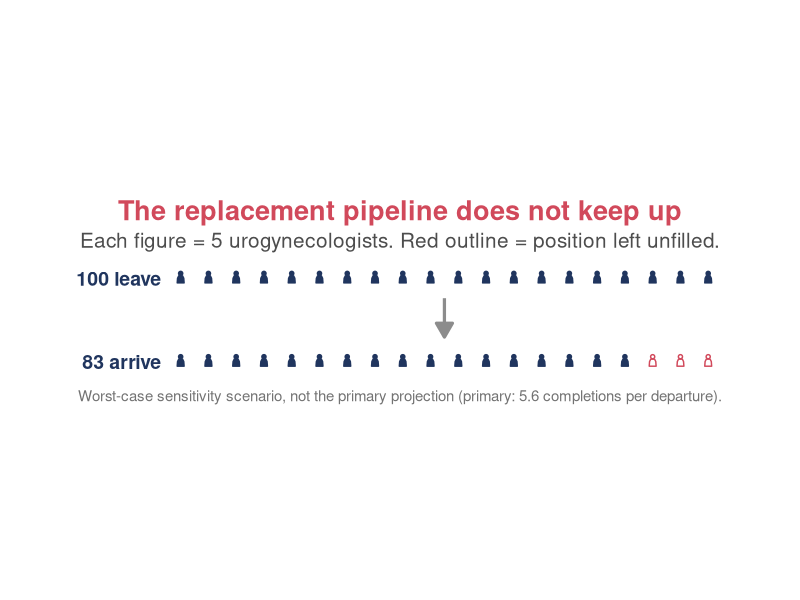
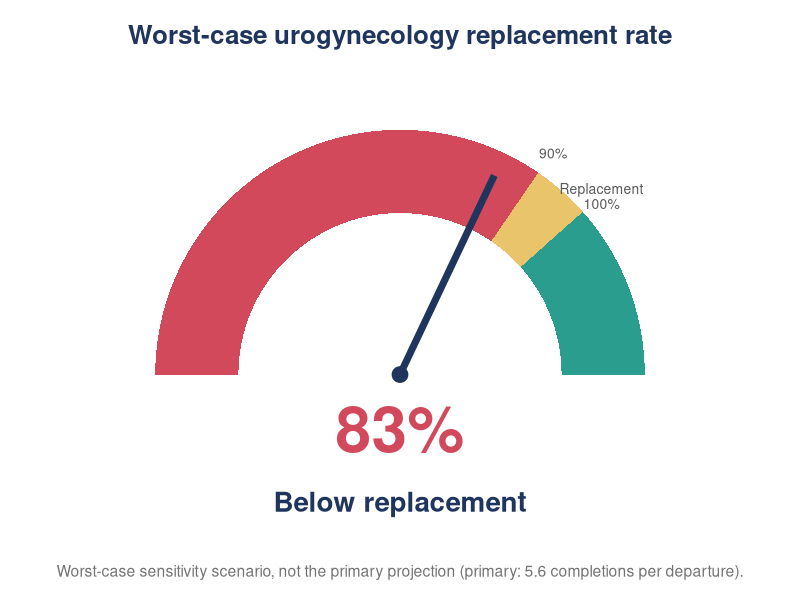
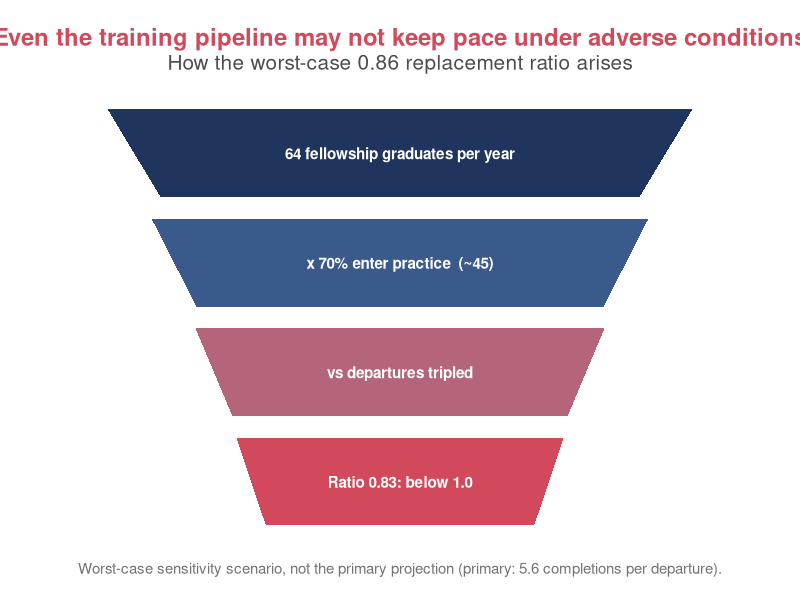
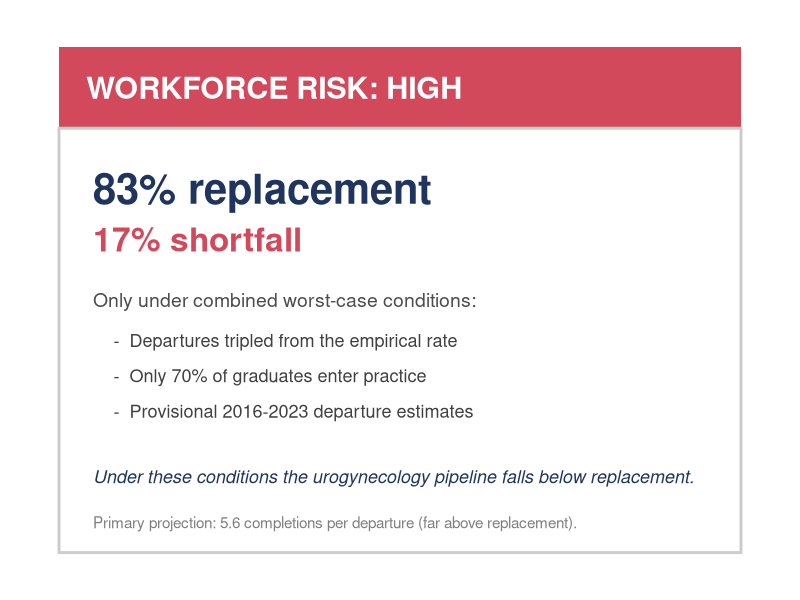

Write the R code that produced these figures, in order.
#!/usr/bin/env Rscript
# Four more executive worst-case urogynecology-workforce figures (companion to
# make_exec_workforce_wall.R). All from real data: sensitivity_grid_summary.csv
# URPS worst_ratio = 0.861 (14 unfilled / 86 replaced per 100), which occurs ONLY
# under the provisional 2016-2023 window + tripled departures + 70% conversion.
# Primary projection = 5.6. Every figure carries the worst-case label.
#   A disappearing-team flow   B replacement gauge   C leaking-pipeline funnel   D risk card
suppressPackageStartupMessages({library(readr); library(dplyr); library(ggplot2); library(here)})

g  <- read_csv(here("data","sensitivity_grid_summary.csv"), show_col_types = FALSE)
wf <- read_csv(here("data","workforce_projections_consolidated.csv"), show_col_types = FALSE)
wr   <- g$worst_ratio[g$subspecialty_abbrev == "URPS"]
prim <- wf$replacement_ratio[wf$subspecialty_abbrev == "URPS"]
ent  <- wf$annual_entrants[wf$subspecialty_abbrev == "URPS"]
unf  <- round(100 * (1 - wr)); rep86 <- 100 - unf
NAVY <- "#20355e"; RED <- "#d1495b"; GREEN <- "#2a9d8f"; YEL <- "#e9c46a"; GREY <- "grey80"
OUT <- here("cliff","figures","urps_only"); dir.create(OUT, showWarnings = FALSE, recursive = TRUE)
WC <- "Worst-case sensitivity scenario, not the primary projection (primary: 5.6 completions per departure)."

# person icon (body polygon + head circle) centered at (cx,cy), size s
person <- function(cx, cy, s, id, status) {
  b <- data.frame(x = cx + s*c(-0.20,0.20,0.18,0.11,-0.11,-0.18),
                  y = cy + s*c(-0.24,-0.24,0.03,0.17,0.17,0.03), pid = paste0(id,"b"), status = status)
  t <- seq(0, 2*pi, length.out = 30)
  h <- data.frame(x = cx + s*0.12*cos(t), y = cy + s*0.31 + s*0.12*sin(t), pid = paste0(id,"h"), status = status)
  rbind(b, h)
}
person_theme <- function() theme_void(base_size = 15) +
  theme(plot.title = element_text(face = "bold", size = rel(1.3), colour = RED, hjust = .5, margin = margin(b = 4)),
        plot.subtitle = element_text(hjust = .5, colour = "grey30", margin = margin(b = 10)),
        plot.caption = element_text(hjust = .5, colour = "grey45", size = rel(0.72), margin = margin(t = 14)),
        legend.position = "none", plot.margin = margin(20, 22, 16, 22))

# ============================ A: disappearing team (flow) ============================
# each icon = 5 physicians; 100 leave -> 20 icons; 86 arrive -> 17 icons + 3 vacancies (rounded to 20-scale)
mk_row <- function(n_total, n_fill, y, per) {
  do.call(rbind, lapply(seq_len(n_total), function(i)
    person(cx = i, cy = y, s = 0.62, id = paste0(y,"_",i),
           status = ifelse(i <= n_fill, "have", "gap"))))
}
leaveN <- 20; arriveIcons <- round(rep86/5)                # 20 leave, 17 arrive
top <- mk_row(leaveN, leaveN, 3)                            # all filled (leaving)
bot <- do.call(rbind, lapply(seq_len(leaveN), function(i)
  person(i, 0, 0.62, paste0("b",i), ifelse(i <= arriveIcons, "have", "gap"))))
pA <- ggplot(mapping = aes(x, y, group = pid, fill = status, colour = status)) +
  geom_polygon(data = top) + geom_polygon(data = bot) +
  annotate("text", x = 0.3, y = 3, hjust = 1, label = "100 leave", fontface = "bold", size = 14, size.unit = "pt", colour = NAVY) +
  annotate("text", x = 0.3, y = 0, hjust = 1, label = sprintf("%d arrive", rep86), fontface = "bold", size = 14, size.unit = "pt", colour = NAVY) +
  annotate("segment", x = 10.5, xend = 10.5, y = 2.3, yend = 0.9, arrow = arrow(length = unit(0.16,"in"), type = "closed"), colour = "grey55", linewidth = 1.1) +
  scale_fill_manual(values = c(have = NAVY, gap = "white")) +
  scale_colour_manual(values = c(have = NAVY, gap = RED)) +
  coord_equal(clip = "off", xlim = c(-3.2, 21)) +
  labs(title = "The replacement pipeline does not keep up",
       subtitle = "Each figure = 5 urogynecologists. Red outline = position left unfilled.",
       caption = WC) + person_theme()
ggsave(file.path(OUT,"urps_exec_team.png"), pA, width = 10, height = 5.6, dpi = 300, bg = "white")

# ============================ B: replacement gauge ============================
maxp <- 130; ang <- function(p) pi * (1 - pmin(p, maxp)/maxp)
sp <- seq(0, maxp, length.out = 260); r1 <- 0.66; r2 <- 1.0
wedge <- do.call(rbind, lapply(seq_len(length(sp)-1), function(i) {
  a0 <- ang(sp[i]); a1 <- ang(sp[i+1]); mid <- (sp[i]+sp[i+1])/2
  z <- if (mid < 90) "below" else if (mid < 100) "warn" else "ok"
  data.frame(x = c(r1*cos(a0), r2*cos(a0), r2*cos(a1), r1*cos(a1)),
             y = c(r1*sin(a0), r2*sin(a0), r2*sin(a1), r1*sin(a1)), grp = i, zone = z)
}))
val <- 100*wr; av <- ang(val)
tick <- data.frame(p = c(90, 100), lab = c("90%", "Replacement\n100%"))
tick$x <- (r2+0.10)*cos(ang(tick$p)); tick$y <- (r2+0.10)*sin(ang(tick$p))
pB <- ggplot() +
  geom_polygon(data = wedge, aes(x, y, group = grp, fill = zone)) +
  scale_fill_manual(values = c(below = RED, warn = YEL, ok = GREEN)) +
  annotate("segment", x = 0, y = 0, xend = 0.9*cos(av), yend = 0.9*sin(av), colour = NAVY, linewidth = 2.4) +
  annotate("point", x = 0, y = 0, size = 5, colour = NAVY) +
  geom_text(data = tick, aes(x, y, label = lab), size = 10, size.unit = "pt", colour = "grey35", lineheight = .9) +
  annotate("text", x = 0, y = -0.22, label = sprintf("%d%%", round(val)), fontface = "bold", size = 46, size.unit = "pt", colour = RED) +
  annotate("text", x = 0, y = -0.52, label = "Below replacement", fontface = "bold", size = 20, size.unit = "pt", colour = NAVY) +
  coord_equal(clip = "off", xlim = c(-1.25, 1.25), ylim = c(-0.65, 1.2)) +
  labs(title = "Worst-case urogynecology replacement rate",
       caption = WC) +
  theme_void(base_size = 15) +
  theme(plot.title = element_text(face = "bold", size = rel(1.25), colour = NAVY, hjust = .5, margin = margin(b = 6)),
        plot.caption = element_text(hjust = .5, colour = "grey45", size = rel(0.75), margin = margin(t = 6)),
        legend.position = "none", plot.margin = margin(18, 20, 14, 20))
ggsave(file.path(OUT,"urps_exec_gauge.png"), pB, width = 8, height = 6.2, dpi = 300, bg = "white")

# ============================ C: leaking-pipeline funnel ============================
enter <- round(ent * 0.7)
stg <- data.frame(
  i = 1:4, hw = c(1.00, 0.85, 0.70, 0.56), yb = c(3, 2, 1, 0),
  fill = c(NAVY, "#3a5a8c", "#b5657a", RED),
  lab = c(sprintf("%d fellowship graduates per year", ent),
          sprintf("x 70%% enter practice  (~%d)", enter),
          "vs departures tripled",
          sprintf("Ratio %.2f: below 1.0", wr)))
poly <- do.call(rbind, lapply(1:4, function(k) data.frame(
  x = c(-stg$hw[k], stg$hw[k], stg$hw[k]*0.82, -stg$hw[k]*0.82),
  y = c(stg$yb[k]+0.9, stg$yb[k]+0.9, stg$yb[k]+0.1, stg$yb[k]+0.1), grp = k, fill = stg$fill[k])))
pC <- ggplot() +
  geom_polygon(data = poly, aes(x, y, group = grp, fill = I(fill))) +
  geom_text(data = stg, aes(0, yb+0.5, label = lab), colour = "white", fontface = "bold", size = 11, size.unit = "pt") +
  coord_cartesian(clip = "off", xlim = c(-1.15, 1.15)) +
  labs(title = "Even the training pipeline may not keep pace under adverse conditions",
       subtitle = "How the worst-case 0.86 replacement ratio arises",
       caption = WC) +
  theme_void(base_size = 15) +
  theme(plot.title = element_text(face = "bold", size = rel(1.15), colour = RED, hjust = .5, margin = margin(b = 3)),
        plot.subtitle = element_text(hjust = .5, colour = "grey30", margin = margin(b = 10)),
        plot.caption = element_text(hjust = .5, colour = "grey45", size = rel(0.72), margin = margin(t = 12)),
        plot.margin = margin(20, 22, 16, 22))
ggsave(file.path(OUT,"urps_exec_funnel.png"), pC, width = 9, height = 6.0, dpi = 300, bg = "white")

# ============================ D: executive risk card ============================
pD <- ggplot() +
  annotate("rect", xmin = 0, xmax = 10, ymin = 8.4, ymax = 10, fill = RED) +
  annotate("text", x = 0.4, y = 9.2, hjust = 0, label = "WORKFORCE RISK: HIGH", colour = "white", fontface = "bold", size = 22, size.unit = "pt") +
  annotate("rect", xmin = 0, xmax = 10, ymin = 0, ymax = 8.4, fill = NA, colour = "grey80", linewidth = 1) +
  annotate("text", x = 0.5, y = 7.2, hjust = 0, label = sprintf("%d%% replacement", rep86), fontface = "bold", size = 30, size.unit = "pt", colour = NAVY) +
  annotate("text", x = 0.5, y = 6.2, hjust = 0, label = sprintf("%d%% shortfall", unf), fontface = "bold", size = 24, size.unit = "pt", colour = RED) +
  annotate("text", x = 0.5, y = 5.0, hjust = 0, label = "Only under combined worst-case conditions:", size = 14, size.unit = "pt", colour = "grey30") +
  annotate("text", x = 0.8, y = 4.2, hjust = 0, label = "-  Departures tripled from the empirical rate", size = 13, size.unit = "pt", colour = "grey25") +
  annotate("text", x = 0.8, y = 3.5, hjust = 0, label = "-  Only 70% of graduates enter practice", size = 13, size.unit = "pt", colour = "grey25") +
  annotate("text", x = 0.8, y = 2.8, hjust = 0, label = "-  Provisional 2016-2023 departure estimates", size = 13, size.unit = "pt", colour = "grey25") +
  annotate("text", x = 0.5, y = 1.5, hjust = 0, label = "Under these conditions the urogynecology pipeline falls below replacement.", fontface = "italic", size = 13, size.unit = "pt", colour = NAVY) +
  annotate("text", x = 0.5, y = 0.6, hjust = 0, label = "Primary projection: 5.6 completions per departure (far above replacement).", size = 11, size.unit = "pt", colour = "grey50") +
  coord_cartesian(xlim = c(0, 10), ylim = c(0, 10), clip = "off") +
  theme_void() + theme(plot.margin = margin(16, 18, 16, 18))
ggsave(file.path(OUT,"urps_exec_riskcard.png"), pD, width = 8.6, height = 6.4, dpi = 300, bg = "white")

cat("wrote urps_exec_team.png, urps_exec_gauge.png, urps_exec_funnel.png, urps_exec_riskcard.png\n")
